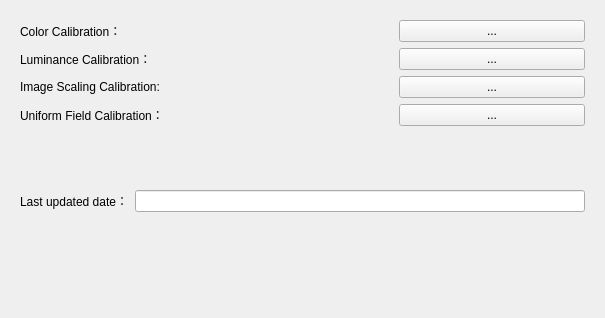
<?xml version="1.0" encoding="UTF-8"?>
<ui version="4.0">
 <class>CalibratWidget</class>
 <widget class="QWidget" name="CalibratWidget">
  <property name="geometry">
   <rect>
    <x>0</x>
    <y>0</y>
    <width>605</width>
    <height>318</height>
   </rect>
  </property>
  <property name="windowTitle">
   <string>Image Calibration Config</string>
  </property>
  <layout class="QVBoxLayout" name="verticalLayout">
   <item>
    <widget class="QWidget" name="widget" native="true">
     <layout class="QGridLayout" name="gridLayout" columnstretch="2,1" columnminimumwidth="0,0">
      <item row="2" column="0">
       <widget class="QLabel" name="label_2">
        <property name="text">
         <string>Image Scaling Calibration:</string>
        </property>
       </widget>
      </item>
      <item row="1" column="0">
       <widget class="QLabel" name="label_5">
        <property name="text">
         <string>Luminance Calibration：</string>
        </property>
       </widget>
      </item>
      <item row="3" column="0">
       <widget class="QLabel" name="label_3">
        <property name="text">
         <string>Uniform Field Calibration：</string>
        </property>
       </widget>
      </item>
      <item row="0" column="0">
       <widget class="QLabel" name="label">
        <property name="text">
         <string>Color Calibration：</string>
        </property>
       </widget>
      </item>
      <item row="4" column="0" colspan="2">
       <spacer name="verticalSpacer">
        <property name="orientation">
         <enum>Qt::Vertical</enum>
        </property>
        <property name="sizeHint" stdset="0">
         <size>
          <width>20</width>
          <height>40</height>
         </size>
        </property>
       </spacer>
      </item>
      <item row="2" column="1">
       <widget class="QPushButton" name="distorButton">
        <property name="sizePolicy">
         <sizepolicy hsizetype="Preferred" vsizetype="Fixed">
          <horstretch>0</horstretch>
          <verstretch>0</verstretch>
         </sizepolicy>
        </property>
        <property name="text">
         <string>...</string>
        </property>
       </widget>
      </item>
      <item row="3" column="1">
       <widget class="QPushButton" name="unifoButton">
        <property name="sizePolicy">
         <sizepolicy hsizetype="Preferred" vsizetype="Fixed">
          <horstretch>0</horstretch>
          <verstretch>0</verstretch>
         </sizepolicy>
        </property>
        <property name="styleSheet">
         <string notr="true"/>
        </property>
        <property name="text">
         <string>...</string>
        </property>
       </widget>
      </item>
      <item row="1" column="1">
       <widget class="QPushButton" name="lumButton">
        <property name="sizePolicy">
         <sizepolicy hsizetype="Preferred" vsizetype="Fixed">
          <horstretch>0</horstretch>
          <verstretch>0</verstretch>
         </sizepolicy>
        </property>
        <property name="text">
         <string>...</string>
        </property>
       </widget>
      </item>
      <item row="0" column="1">
       <widget class="QPushButton" name="colorButton">
        <property name="sizePolicy">
         <sizepolicy hsizetype="Preferred" vsizetype="Fixed">
          <horstretch>0</horstretch>
          <verstretch>0</verstretch>
         </sizepolicy>
        </property>
        <property name="text">
         <string>...</string>
        </property>
       </widget>
      </item>
     </layout>
    </widget>
   </item>
   <item>
    <widget class="QWidget" name="widget_2" native="true">
     <layout class="QGridLayout" name="gridLayout_2">
      <item row="0" column="0">
       <widget class="QLabel" name="label_4">
        <property name="text">
         <string>Last updated date：</string>
        </property>
       </widget>
      </item>
      <item row="1" column="0" colspan="2">
       <spacer name="verticalSpacer_2">
        <property name="orientation">
         <enum>Qt::Vertical</enum>
        </property>
        <property name="sizeHint" stdset="0">
         <size>
          <width>20</width>
          <height>40</height>
         </size>
        </property>
       </spacer>
      </item>
      <item row="0" column="1">
       <widget class="QLineEdit" name="lineEdit">
        <property name="readOnly">
         <bool>true</bool>
        </property>
       </widget>
      </item>
     </layout>
    </widget>
   </item>
  </layout>
 </widget>
 <resources/>
 <connections/>
</ui>
